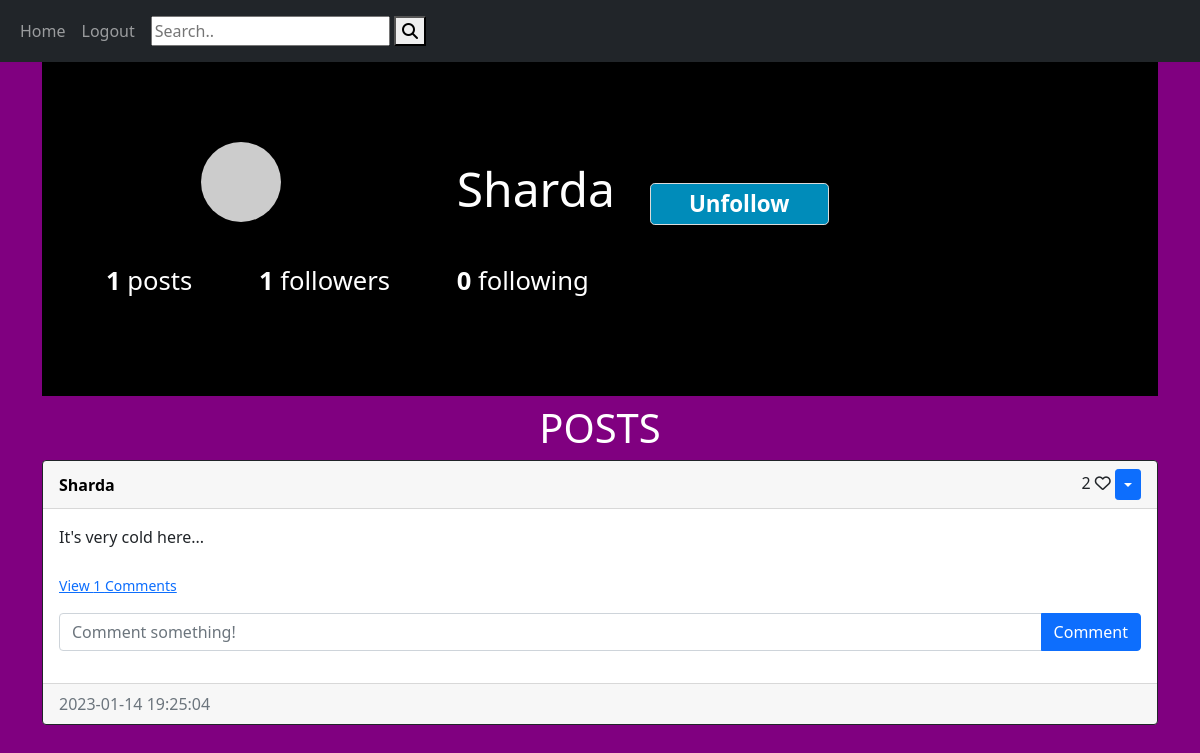
/profile/Sharda (signed in), run on the app's committed database.
### website/models.py (models this page shows, shortened)
class User(db.Model, UserMixin):
    id = db.Column(db.Integer, primary_key=True)
    email = db.Column(db.String(150), index=True, unique=True)
    username = db.Column(db.String(150), index=True, unique=True)
    password = db.Column(db.String(150))
    date_created = db.Column(db.DateTime(timezone=True), default=func.now())
    posts = db.relationship('Post', backref='user', passive_deletes=True)
    comments = db.relationship('Comment', backref='user', passive_deletes=True)
    likes = db.relationship('Like', backref='user', passive_deletes=True)
    followed = db.relationship(
        'User', secondary=followers,
        primaryjoin=(followers.c.follower_id == id),
        secondaryjoin=(followers.c.followed_id == id),
        backref=db.backref('followers', lazy='dynamic'), lazy='dynamic',passive_deletes=True)
    def avatar(self, size):
        digest = md5(self.email.lower().encode('utf-8')).hexdigest()
        return 'https://www.gravatar.com/avatar/{}?d=identicon&s={}'.format(digest, size)
    def is_following(self, user):
        return self.followed.filter( followers.c.followed_id == user.id).count() > 0

class Post(db.Model):
    id = db.Column(db.Integer, primary_key=True)
    text = db.Column(db.Text, nullable=False)
    date_created = db.Column(db.DateTime(timezone=True), default=func.now())
    author = db.Column(db.Integer, db.ForeignKey(
        'user.id', ondelete="CASCADE"), nullable=False)
    comments = db.relationship('Comment', backref='post', passive_deletes=True)
    likes = db.relationship('Like', backref='post', passive_deletes=True)

### website/views.py (the view)
@login_required
@views.route('/profile/<username>', methods=['GET', 'POST'])
def profile(username):
    user = User.query.filter_by(username=username).first_or_404()
    posts = Post.query.filter_by(user=user).order_by(Post.date_created.desc()).all()
    count = len(posts)
    return render_template('profile.html', title=username, user=user, posts=posts, count=count)

### website/__init__.py (called while the page is built)
def create_app():
    app = Flask(__name__)
    app.config['SECRET_KEY'] = "helloworld"
    app.config['SQLALCHEMY_DATABASE_URI'] = f'sqlite:///{DB_NAME}'
    db.init_app(app)
    from .views import views
    from .auth import auth
    app.register_blueprint(views, url_prefix="/")
    app.register_blueprint(auth, url_prefix="/")
    from .models import User, Post, Comment, Like
    with app.app_context():
        db.create_all()
    login_manager = LoginManager()
    login_manager.login_view = "auth.login"
    login_manager.init_app(app)
    @login_manager.user_loader
    def load_user(id):
        return User.query.get(int(id))
    return app

### website/templates/profile.html
{% extends 'base.html'%}
{% block content %}
<h1 style="background-color:pink;">
{% include 'profile_all.html' %}
{% include 'all_posts.html' %}
</h1>
{% endblock %}

### website/templates/profile_all.html (shortened to what this page needs)
{% block content %}
<header style="font-size: 10px;">
<div class="container" style="max-width: 93.5rem;
margin: 0 auto;
background-color:black;
padding: 0 2rem;">
	<div class="profile" style="padding: 5rem 0;">
		<div class="profile-image" style="float: left;
											 width: calc(33.333% - 1rem);
											 display: flex;
											 justify-content: center;
											 align-items: center;
											 margin-right: 3rem;">
			<img src="{{ user.avatar(150) }}" alt="" style="border-radius: 50%;">
		</div>
		<div class="profile-user-settings" style="margin-top: 1.1rem;">
				<h1 class="profile-user-name" style="display: inline-block;
												 font-size: 3rem;
												 font-weight: 300;"><a style="color:white; text-decoration:none;" href="/profile/{{user.username}}"><b>{{user.username}}</b></a></h1>
				{% if  current_user.is_following(user) and user.username != current_user.username %}
												 <button class="btn profile-edit-btn" style="font-weight: 600; font-size: 1.4rem;
													 line-height: 1.8;
													 border: 0.1rem solid #dbdbdb;
													 border-radius: 0.3rem;
													 padding: 0 2.4rem;
													 background-color: #008CBA;
													 margin-left: 2rem;"><a style="color:white; text-decoration:none;" href="{{url_for('views.unfollow', username=user.username)}}" class='unfollow'>Unfollow</a></button>
				{%endif%}
		</div>
		<div class="profile-stats" style="margin-top: 2.3rem;">
			<ul>
				<li style="display: inline-block;font-size: 1.6rem;line-height: 1.5;margin-right: 4rem;cursor:pointer;"><a style="text-decoration:none; color:white;" href="/posts/{{user.username}}"><span class="profile-stat-count" style="font-weight: 600;" >{{count}}</span> posts</a></li>
				<li style="display: inline-block;font-size: 1.6rem;line-height: 1.5;margin-right: 4rem;cursor:pointer; color:white;"><span class="profile-stat-count" style="font-weight: 600;  color:white;" id='followers_count'>{{user.followers.count()}}</span> followers</li>
				<li style="margin-right: 0;display: inline-block;font-size: 1.6rem;line-height: 1.5;margin-right: 4rem;cursor:pointer; color:white;"><span class="profile-stat-count" style="font-weight: 600;  color:white;">{{user.followed.count()}}</span> following </li>
			</ul>
		</div>
	</div>
</div>
</header>
{% endblock %}

### website/templates/all_posts.html (shortened to what this page needs)
{% if posts %}
<h1 align="center" style="color:white;">{% block header %}POSTS{% endblock %}</h1>
<div id="posts">
  {% for post in posts %}
  <div class="card border-dark">
    <div class="card-header d-flex justify-content-between align-items-center">
      <b><a  style="color:black; text-decoration:none;" href="/profile/{{post.user.username}}">{{post.user.username}}</a></b>
      <div>
        <span id="likes-count-{{post.id}}">
          {{ post.likes|length }}</span>
          {% if user.id in post.likes|map(attribute="author")|list %}
          <i
            class="fas fa-heart"
            id="like-button-{{post.id}}"
            onclick="like({{post.id}})"
          ></i>
          {% else %}
          <i
            class="far fa-heart"
            id="like-button-{{post.id}}"
            onclick="like({{post.id}})"
          ></i>
          {% endif %}
        {% if user.id == post.author %}
        <div class="btn-group">
          <button
            type="button"
            class="btn btn-sm btn-primary dropdown-toggle"
            data-bs-toggle="dropdown"
          ></button>
        </div>
        {% endif %}
      </div>
    </div>
    <div class="card-body">
      <div class="card-text">{{post.text}}</div>
      <br />
      <p class="card-text">
        {% if post.comments|length > 0 %}
        <a data-bs-toggle="collapse" href="#comments-{{post.id}}" role="button">
          <small>View {{post.comments|length}} Comments</small>
        </a>
        {% else %}
        <small class="text-muted">No Comments</small>
        {% endif %}
      </p>
      <form
        class="input-group mb-3"
        method="POST"
        action="/create-comment/{{post.id}}"
      >
        <input
          type="text"
          id="text"
          name="text"
          class="form-control"
          placeholder="Comment something!"
        />
        <button type="submit" class="btn btn-primary">Comment</button>
      </form>
    </div>
    <div class="card-footer text-muted">{{post.date_created}}</div>
  </div>
  <br/ > {% endfor %}
</div>
{% endif%}

### data on the page
User: username "Sharda"
Post: user.username "Sharda", likes|length "2", text "It's very cold here...", comments|length "1", date_created "2023-01-14 19:25:04"

### other printed values
{{ count }} "1"
{{ user.followers.count() }} "1"
{{ user.followed.count() }} "0"
